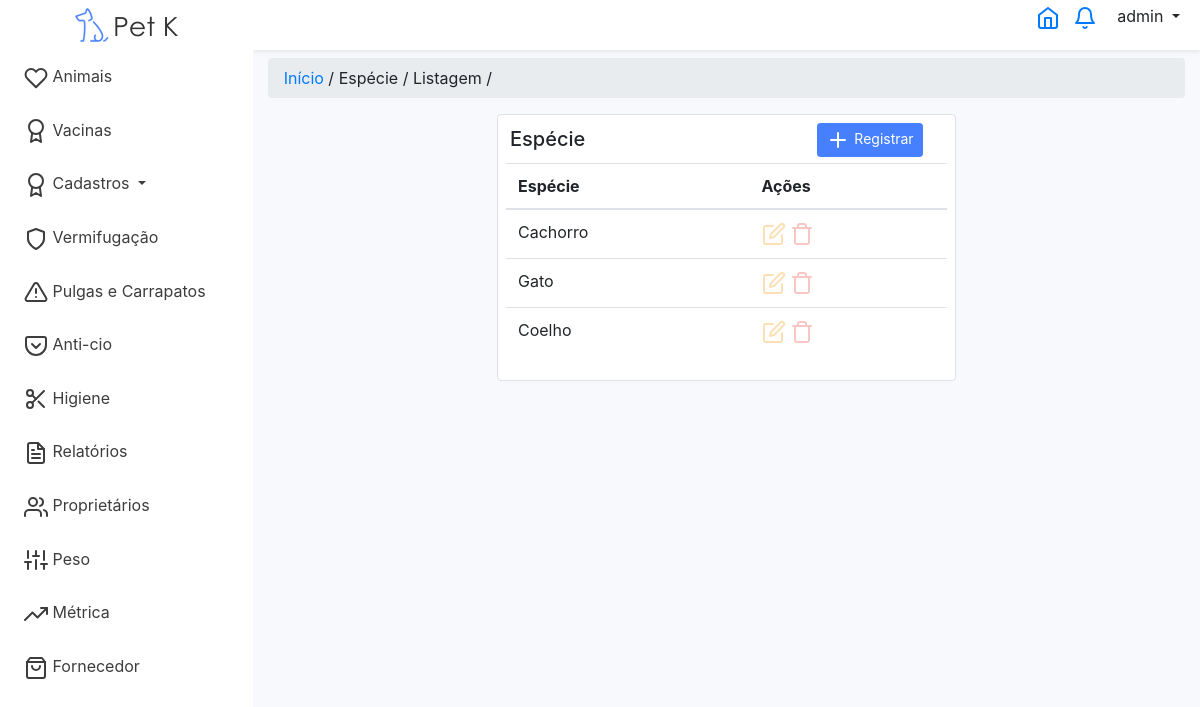
The page /animalespecie (signed in) on the database its author committed.
### tables this page shows
CREATE TABLE `tbespecie` (
  `id_especie` int(11) NOT NULL,
  `id_usuario` int(11) NOT NULL,
  `nome_especie` varchar(100) NOT NULL,
  `flag_excluido` int(11) DEFAULT 0,
  `flag_padrao` int(11) DEFAULT 0
);

### controllers/animalEspecieController.php (called while the page is built, shortened)
<?php
class animalEspecieController extends Controller
{
    public function index()
    {
        $animais = new AnimalEspecie();
        $dados['lista'] = $animais->getAll();
        $this->loadTemplate('animalEspecieList', $dados);
    }
}

### core/Core.php (called while the page is built, shortened)
<?php
class Core
{
    public function start() {
    $url = '/';
    if (isset($_GET['url'])) {
        $url .= $_GET['url'];
    }
    $params = array();
    if (!empty($url) && $url != '/') {
        $url = explode('/', $url);
        array_shift($url);
        array_shift($url);
        if (isset($url[0]) && !empty($url[0])) {
            $currentAction = $url[0];
            array_shift($url);
        } else {
            $currentAction = 'index';
        }
    } else {
        $currentController = 'homeController';
        $currentAction = 'index';
    }
    $c = new $currentController();
    call_user_func_array(array($c, $currentAction), $params);
    }
}

### index.php (called while the page is built, shortened)
<?php
$core = new Core();
$core->start();

### core/model.php (called while the page is built, shortened)
<?php
class Model
{
    public function __construct()
    {
        global $db;
        $this->db = $db;
    }
}

### models/AnimalEspecie.php (called while the page is built, shortened)
<?php
class AnimalEspecie extends model
{
    public function getAll() {
        $array = array();
        $sql = "SELECT * FROM tbespecie WHERE flag_excluido = 0 AND id_usuario = ".$_SESSION['id_usuario']." OR flag_padrao = 1";
        $sql = $this->db->query($sql);
        if ($sql->rowCount() > 0) {
            $array = $sql->fetchAll();
        }
        return $array;
    }
}

### views/animalEspecieList.php (the view)
<div class="container">
    <div class="row justify-content-md-center">
        <div class="col-md-6 border rounded bg-white p-2">
            <h5 class="p-1 float-left">Espécie</h5>
            <a href="<?=BASE_URL?>animalespecie/registrar" class="btn btn-sm btn-primary float-right mr-4"><span><img src="<?= BASE_URL?>assets/img/icon/plus.svg"> Registrar </span></a>
            <table class="table">
            <thead>
                <tr>
                    <th scope="col">Espécie</th>
                    <th scope="col">Ações</th>
                </tr>
            </thead>
            <tbody>
            <?php foreach($lista as $item) { ?>
                <tr>
                <td><?=$item['nome_especie']?></td>
                    <td>
                        <?php
                        if ($item['flag_padrao'] == 1 ) { ?>
                            <img style="opacity: 0.3" class="img-fluid" src="<?=BASE_URL?>assets/img/icon/edit.svg">
                            <img style="opacity: 0.3" class="img-fluid" src="<?=BASE_URL?>assets/img/icon/trash.svg">
                        <?php } else {?>
                            <a href="<?=BASE_URL?>animalespecie/editar/<?=$item['id_especie']?>"><img class="img-fluid" src="<?=BASE_URL?>assets/img/icon/edit.svg"><a>
                            <a href="<?=BASE_URL?>animalespecie/deletar/<?=$item['id_especie']?>"><img class="img-fluid" src="<?=BASE_URL?>assets/img/icon/trash.svg"></a>
                        <?php } ?>
                        </td>
                </tr>
            <?php
                }
            ?>
            </tbody>
            </table>
        </div>
    </div>
</div>

### views/template.php (shortened to what this page needs)
<html>
    <head>
        <link rel="stylesheet" type="text/css" href="<?=BASE_URL?>assets/css/style.css"/>
        <link rel="stylesheet" type="text/css" href="<?=BASE_URL?>assets/css/bootstrap.min.css"/>
        <link href="<?=BASE_URL?>assets/css/select2.min.css" rel="stylesheet" />
        <link rel="stylesheet" href="https://cdn.jsdelivr.net/npm/flatpickr/dist/flatpickr.min.css">
        <link href="<?=BASE_URL?>assets/css/multiselect.css" rel="stylesheet" />
        <link rel="stylesheet" href="<?=BASE_URL?>assets/css/sweetalert2.min.css">
    </head>
    <body>
    <div class="wrapper">
        <ul class="navbar-nav bg-gradient-primary sidebar sidebar-dark accordion offcanvas-collapse scrollable-element">
            <a class="sidebar-brand d-flex align-items-center justify-content-center">
                <div class="sidebar-brand-text mx-5 m-2">
                    <img src="<?=BASE_URL?>/assets/img/logo.png"/>
                </div>
                    <li class="nav-item">
                        <a class="nav-link" href="<?=BASE_URL?>animal">
                        <span><i data-feather="heart"></i> Animais</span>
                        </a>
                    </li>
                    <li class="nav-item">
                        <a class="nav-link" href="<?=BASE_URL?>vacina">
                        <span><i data-feather="award"></i> Vacinas</span>
                        </a>
                    </li>
                    <li class="nav-item">
                        <a class="nav-link dropdown-toggle" href="#pageSubmenu" data-toggle="collapse" aria-expanded="false">
                            <span><i data-feather="award"></i> Cadastros</span>
                        </a>
                    </li>
                    <li class="nav-item">
                        <a class="nav-link" href="<?=BASE_URL?>vermifugacao">
                        <span><i data-feather="shield"></i> Vermifugação</span>
                        </a>
                    </li>
                    <li class="nav-item">
                        <a class="nav-link" href="<?=BASE_URL?>parasita">
                        <span><i data-feather="alert-triangle"></i> Pulgas e Carrapatos</span>
                        </a>
                    </li>
                    <li class="nav-item">
                        <a class="nav-link" href="<?=BASE_URL?>anticio">
                        <span><i data-feather="pocket"></i> Anti-cio</span>
                        </a>
                    </li>
                    <li class="nav-item">
                        <a class="nav-link" href="<?=BASE_URL?>higiene">
                        <span><i data-feather="scissors"></i> Higiene</span>
                        </a>
                    </li>
                    <li class="nav-item">
                        <a class="nav-link" href="<?=BASE_URL?>relatorio">
                        <span><i data-feather="file-text"></i> Relatórios</span>
                        </a>
                    </li>
                    <li class="nav-item">
                        <a class="nav-link" href="<?=BASE_URL?>proprietario">
                        <span><i data-feather="users"></i> Proprietários</span>
                        </a>
                    </li>
                    <li class="nav-item">
                        <a class="nav-link" href="<?=BASE_URL?>peso">
                        <span><i data-feather="sliders"></i> Peso</span>
                        </a>
                    </li>
                    <li class="nav-item">
                        <a class="nav-link" href="<?=BASE_URL?>metrica">
                        <span><i data-feather="trending-up"></i> Métrica</span>
                        </a>
                    </li>
                    <li class="nav-item">
                        <a class="nav-link" href="<?=BASE_URL?>fornecedor">
                        <span><i data-feather="shopping-bag"></i> Fornecedor</span>
                        </a>
                    </li>
            </a>
        </ul>
        <div id="content-wrapper" class="d-flex flex-column">
            <div id="content">
                <nav class="navbar navbar-expand-lg shadow-sm bg-white static-top w-100 p-1">
                    <ul class="list-inline ml-auto">
                        <a class="list-inline-item" href="<?=BASE_URL?>">
                        <i data-feather="home"></i>
                        </a>
                        <a class="list-inline-item mr-3" href="#">
                        <i data-feather="bell"></i>
                        </a>
                        <a class="list-inline-item dropdown-toggle mr-3" data-toggle="dropdown" aria-haspopup="true" aria-expanded="false">
                            <span><?=$_SESSION['nome_usuario']?></span>
                        </a>
                    </ul>
                </nav>
                    <div class="container">
                        <ul class="nav mt-2 p-2 pl-3 breadcrumb">
                            <li class='nav-item'>
                                <?php $this->addBreadCrumb(); ?>
                            </li>
                        </ul>
                    </div>
                    <div id="body" class="container">
                        <?php
                            $this->loadViewInTemplate($viewName, $dados);
                        ?>
                    </div>
            </div>
        </div>
    </div>
    </body>
</html>

### core/Controller.php (shortened to what this page needs)
<?php
class Controller
{
    private $breadcrumb;
    public function getBreadCrumb(){ return $this->breadcrumb;}
    public function setBreadCrumb($breadcrumb){$this->breadcrumb = $breadcrumb;}
    public function loadTemplate($viewName, $dados = array(), $breadcrumb = false)
    {
        require "views/template.php";
    }
    public function loadViewInTemplate($viewName, $dados = array()) {
        extract($dados);
        require_once "views/".$viewName.'.php';
    }
    public function addBreadCrumb(){
        $pegarBread = $this->getBreadCrumb();
        foreach ($pegarBread as $key => $value) {
        if($value == 'false'){
            echo "<span>".$key."</span>";
        } else{
            echo "<a href=".BASE_URL.$value." > ".$key ."</a>";
        }
        echo " / ";
        }
    }
}

### assets/css/style.css (style rules this page uses)
body { color: #3d3d3d; overflow-x: hidden; margin: 0px; padding: 0px; }
.wrapper { display: flex; height: 100%; }
.nav-link { color: #3d3d3d; }
.navbar-nav { overflow-y: scroll; overflow-x: hidden; height: 100%; }
.sidebar .nav-item { margin-left: 10px; }
.sidebar .nav-item .nav-link { text-align: left; padding: 14px; width: 14rem; border-radius: 4px; }
.scrollable-element { scrollbar-width: thin; }
.btn-primary { background-color:#4680ff !important; border: 1px solid #4680ff !important; }
.sidebar { width: 20rem !important; }
.navbar-nav { display: flex; flex-direction: column; padding-left: 0; margin-bottom: 0; list-style: none; background-color: #FFF; }
#content { flex: 1 0 auto; }
#content-wrapper { background-color: #f8f9fc; width: 100%; overflow-x: hidden; }

### rows shown on the page
tbespecie: nome_especie "Cachorro", flag_padrao 1 (drawn)
tbespecie: nome_especie "Gato", flag_padrao 1 (drawn)
tbespecie: nome_especie "Coelho", flag_padrao 1 (drawn)

### other values the page prints
$_SESSION['nome_usuario'] "admin"
$key "Início"
$key "Espécie"
$key "Listagem"
